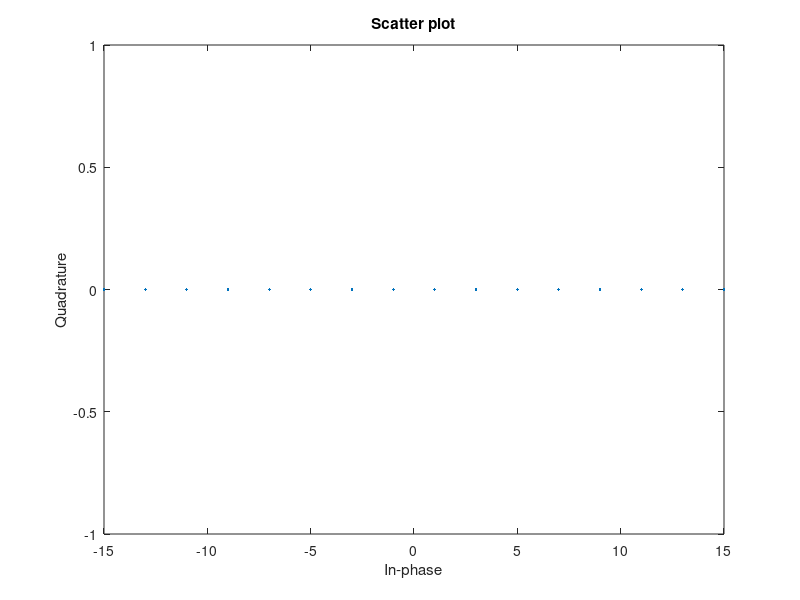
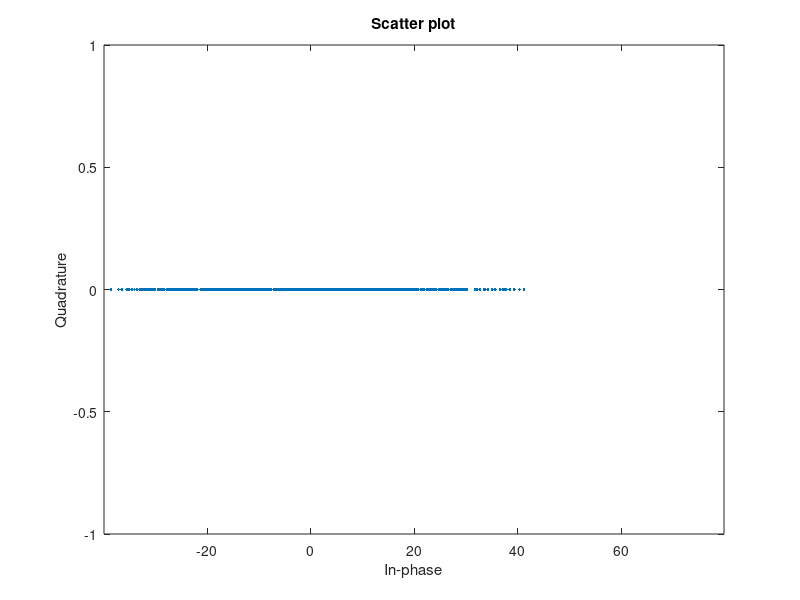
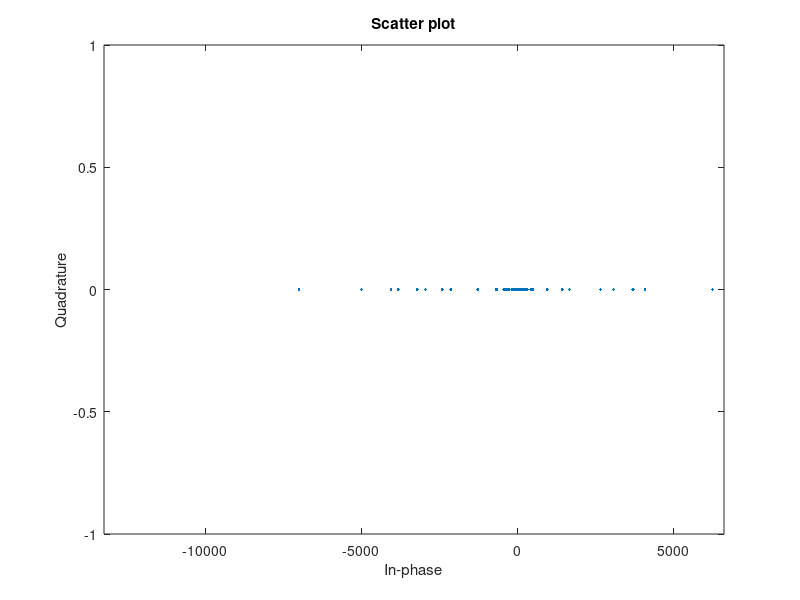

Source code (MATLAB) for these figures, in order:
close all

M = 16;
N = 1000;
% génération de données aléatoires
x = randi([0 M-1], [N, 1]);

%modulation QAM 16
x_mod = pammod(x, 16);

%simulation d'un canal de transmission
x_canal = filter(1, [1 -0.8], x_mod);

x_bruit = awgn(x_canal, 1000, 'measured');

N = length(x_bruit);
n = 50;
phi = [zeros(n,1); x];
K=N;

x_filtre = zeros(size(x));
theta = zeros([n 1]);
Pt = 10000*eye(n);
lambda = 0.9;
for i=1:K-2
    x_filtre(i) = phi(i+n-1:-1:i).'*theta;
    Kt = Pt*phi(i+n-1:-1:i)/(phi(i+n-1:-1:i).'*Pt*phi(i+n-1:-1:i)+lambda);
    Pt = (1/lambda)*(Pt-Kt*phi(i+n-1:-1:i).'*Pt);
    theta = theta+Kt*(x(i+1)-x_filtre(i)).';
end

scatterplot(x_mod)
scatterplot(x_bruit)
scatterplot(x_filtre)